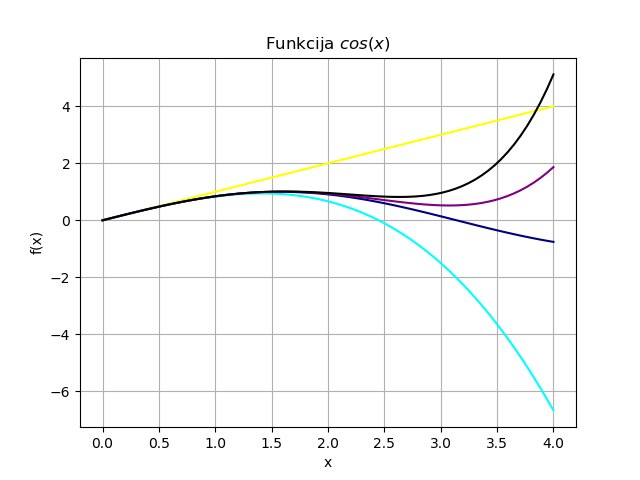

The script that drew this image:
import sys
sys.path.append("/usr/local/anaconda3/lib/python3.6/site-packages")
import numpy

from numpy import *     # Importē skaitlisko metožu bibliotēkas funkcijas
x = linspace(0, 4, 70)  # Trešais arguments ir ģenerējamo elementu skaits
y = sin(x)



from matplotlib import pyplot as plt
plt.grid()
plt.xlabel('x')
plt.ylabel('f(x)')
plt.title('Funkcija $cos(x)$')
plt.plot(x, y, color = "#000080")  
y1 = x
plt.plot(x, y1, color = "#FFFF00")  
y2 = y1 - x*x*x/(1*2*3)
plt.plot(x, y2, color = "#00FFFF")  
y3 = y2 + x*x*x*x*x/(1*2*3*4*5)
plt.plot(x, y3, color = "#800080")  
y4 = y3 + x*x*x*x*x*x*x/(1*2*3*4*5*6*7)
plt.plot(x, y4, color = "#000000")  
plt.show()
